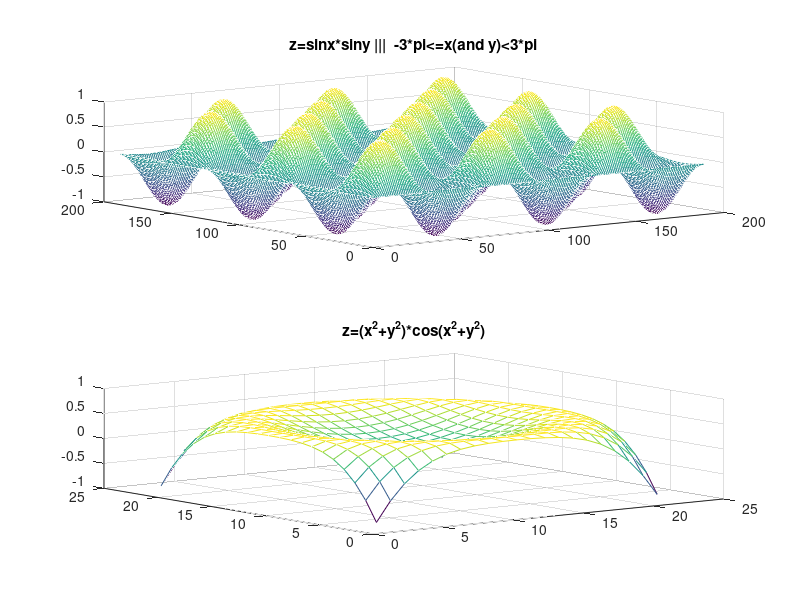

MATLAB code to generate this figure:
%a) z=sinxsiny x,y  ?3? ? x ? 3? and ?3? ? y ? 3 ?


figure 

%mesh
xa1= -3*pi:.1:3*pi
ya1= -3*pi:.1:3*pi
%Call meshgrid to create a cartesian product of xa1,ya1

[Xa1,Ya1]=meshgrid(xa1,ya1);

%Evaluate the function at these (Xa1,Ya1)pairs

Z=sin(Xa1).*sin(Ya1);
subplot(2,1,1)
mesh(Z)
title('z=sinx*siny |||  -3*pi<=x(and y)<3*pi'  )


%b) z=(x^2+y^2) cos(x^2+y^2) ?1 ? x ? 1 and ?1 ?y ? 1





%mesh
xa2= -1:.1:1
ya2= -1:.1:1

%Call meshgrid to create a cartesian product of xa2,ya2

[Xa2,Ya2]=meshgrid(xa2,ya2)

%Evaluate the function at these (Xa2,Ya2)pairs

Z=(Xa2.^2 +Ya2.^2).*cos(Xa2.^2 +Ya2.^2)

subplot(2,1,2)
mesh(Z)
title('z=(x^2+y^2)*cos(x^2+y^2)')